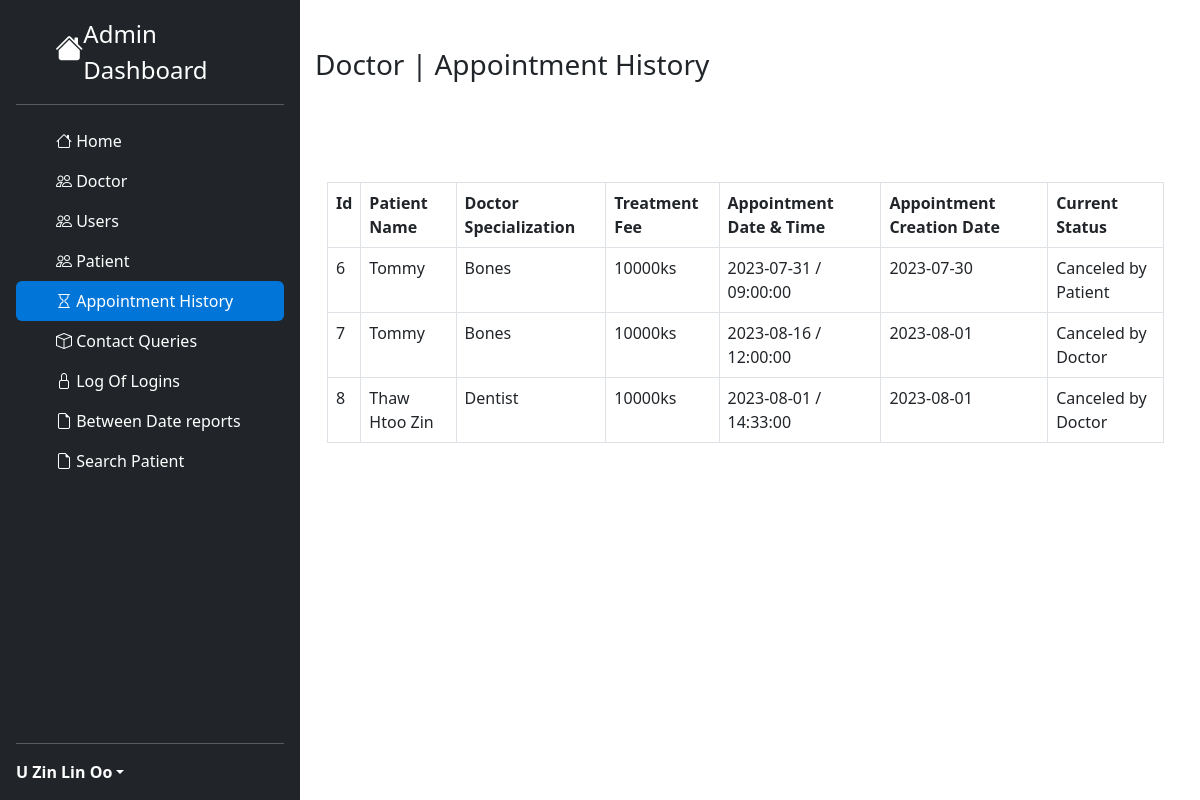
/admin/appointmenthistory.php (signed in), run on the app's committed database.
### tables this page shows
CREATE TABLE `doctors` (
  `id` int(11) NOT NULL,
  `specialization` int(11) NOT NULL,
  `name` varchar(255) NOT NULL,
  `address` varchar(255) NOT NULL,
  `fees` int(11) NOT NULL,
  `contactno` bigint(15) NOT NULL,
  `email` varchar(255) NOT NULL,
  `password` varchar(255) NOT NULL,
  `createDate` date NOT NULL DEFAULT current_timestamp(),
  `updateDate` date NOT NULL DEFAULT current_timestamp()
);

CREATE TABLE `appointment` (
  `id` int(11) NOT NULL,
  `doctor` varchar(255) NOT NULL,
  `specialization` int(11) NOT NULL,
  `date` date NOT NULL,
  `time` time NOT NULL,
  `user_appointed` int(11) NOT NULL,
  `create_date` date NOT NULL DEFAULT current_timestamp(),
  `status` varchar(255) NOT NULL
);

CREATE TABLE `users` (
  `id` int(11) NOT NULL,
  `username` varchar(255) NOT NULL,
  `email` varchar(255) NOT NULL,
  `password` varchar(255) NOT NULL,
  `phone` bigint(15) NOT NULL
);

CREATE TABLE `specialization` (
  `id` int(11) NOT NULL,
  `specialization` varchar(255) NOT NULL
);

### Controller/queries.ctr.php (called while the page is built, shortened)
<?php
require 'connecttodb.pdo.php';
class queries
{
  public function selectall($table)
  {
    global $pdo;
    $stmt = $pdo->prepare("SELECT * FROM $table");
    $stmt->execute();
    return $stmt->fetchall();
  }
  public function select($table, $id)
  {
    global $pdo;
    $stmt = $pdo->prepare("SELECT * FROM $table WHERE id=$id");
    $stmt->execute();
    return $stmt->fetch(PDO::FETCH_ASSOC);
  }
}
?>

### admin/appointmenthistory.php (the view, shortened to what this page needs)
<?php
include '../Resources/bootstrap.res.php';
include '../Controller/queries.ctr.php';
$query = new queries();
$bootstrap = new bootstrap();
?>
<!DOCTYPE html>
<html lang="en" dir="ltr">
  <head>
  </head>
  <?php
  $bootstrap->csslink();
  $bootstrap->inconlink();
  ?>
  <body>
    <?php
    $datas = $query->selectall('appointment');
    ?>
    <div class="row" style="margin: 0px !important; margin-left: -12px !important;">
      <div class="col-3">
        <?php
        include 'sidebar.php';
        ?>
      </div>
      <div class="col-9">
        <div class="container mt-5">
          <h3>Doctor | Appointment History</h3>
          <div class="container" style="margin-top:100px;">
            <table class="table table-stripe table-bordered table-hover">
              <tr>
                <th>Id</th>
                <th>Patient Name</th>
                <th>Doctor Specialization</th>
                <th>Treatment Fee</th>
                <th>Appointment Date & Time</th>
                <th>Appointment Creation Date</th>
                <th>Current Status</th>
              </tr>
              <?php
              foreach ($datas as $data) {
                $docid = $data['doctor'];
                $userid = $data['user_appointed'];
                $patientname = $query->select('users', $userid);
                $docname = $query->select('doctors', $docid);
                $specid = $data['specialization'];
                $docspec = $query->select('specialization', $specid);
                ?>
              <tr>
                <td><?php echo $data['id']; ?></td>
                <td><?php echo $patientname['username']; ?></td>
                <td><?php echo $docspec['specialization']; ?></td>
                <td><?php echo $docname['fees']; ?>ks</td>
                <td><?php echo $data['date'] . " / " . $data['time'];?></td>
                <td><?php echo $data['create_date']; ?></td>
                <td><?php if($data['status'] == 1){ echo "Active"; }elseif($data['status'] == 3){ echo "Canceled by Doctor";}else{ echo "Canceled by Patient";} ?></td>
              </tr>
              <?php
            }
            ?>
            </table>
          </div>
        </div>
      </div>
    </div>
  </body>
</html>

### Resources/bootstrap.res.php (shortened to what this page needs)
<?php
class bootstrap{
  public function csslink()
  {
    echo '<link href="https://cdn.jsdelivr.net/npm/bootstrap@5.3.0-alpha1/dist/css/bootstrap.min.css" rel="stylesheet">';
  }
  public function inconlink()
  {
    echo '<link rel="stylesheet" href="https://cdn.jsdelivr.net/npm/bootstrap-icons@1.10.5/font/bootstrap-icons.css">';
  }
}
?>

### admin/sidebar.php (shortened to what this page needs)
<div class="d-flex flex-column flex-shrink-0 p-3 text-white bg-dark" style="width: 25%; height:100%; position:fixed;">
    <a href="/HospitalProgram/users/" class="d-flex align-items-center mb-3 mb-md-0 me-md-auto text-white text-decoration-none">
      <svg class="" width="40" height="32"><i class="bi bi-house-fill h3"></i></svg>
      <span class="fs-4">Admin Dashboard</span>
    </a>
    <hr>
    <ul class="nav nav-pills flex-column mb-auto">
      <li class="nav-item">
        <a href="/HospitalProgram/admin/" class="nav-link home" aria-current="page">
          <svg class="bi me-2" width="16" height="16"><i class="bi bi-house"></i> </svg>
          Home
        </a>
      </li>
      <li>
        <a href="/HospitalProgram/admin/appointmenthistory.php" class="nav-link text-white doctor" data-bs-toggle="collapse" data-bs-target="#doc-collapse" aria-expanded="true">
          <svg class="bi me-2" width="16" height="16"><i class="bi bi-people"></i></svg>
          Doctor
        </a>
      </li>
      <li>
        <a href="/HospitalProgram/admin/appointmenthistory.php" class="nav-link text-white user" data-bs-toggle="collapse" data-bs-target="#user-collapse" aria-expanded="true">
          <svg class="bi me-2" width="16" height="16"><i class="bi bi-people"></i></svg>
          Users
        </a>
      </li>
      <li>
        <a href="/HospitalProgram/admin/appointmenthistory.php" class="nav-link text-white patient" data-bs-toggle="collapse" data-bs-target="#patient-collapse" aria-expanded="true">
          <svg class="bi me-2" width="16" height="16"><i class="bi bi-people"></i></svg>
          Patient
        </a>
      </li>
      <li>
        <a href="/HospitalProgram/admin/appointmenthistory.php" class="nav-link text-white appointmenthistory">
          <svg class="bi me-2" width="16" height="16"><i class="bi bi-hourglass"></i></svg>
          Appointment History
        </a>
      </li>
      <li>
        <a href="/HospitalProgram/admin/message.php" class="nav-link text-white message" data-bs-toggle="collapse" data-bs-target="#queires-collapse" aria-expanded="true">
          <svg class="bi me-2" width="16" height="16"><i class="bi bi-box"></i></svg>
          Contact Queries
        </a>
      </li>
      <li>
        <a href="/HospitalProgram/admin/message.php" class="nav-link text-white loginlog" data-bs-toggle="collapse" data-bs-target="#lock-collapse" aria-expanded="true">
          <svg class="bi me-2" width="16" height="16"><i class="bi bi-lock"></i></svg>
          Log Of Logins
        </a>
      </li>
      <li>
        <a href="/HospitalProgram/admin/bwreport.php" class="nav-link text-white betweendatereport">
          <svg class="bi me-2" width="16" height="16"><i class="bi bi-file-earmark"></i></svg>
          Between Date reports
        </a>
      </li>
      <li>
        <a href="/HospitalProgram/admin/searchpatient.php" class="nav-link text-white patientsearch">
          <svg class="bi me-2" width="16" height="16"><i class="bi bi-file-earmark"></i></svg>
          Search Patient
        </a>
      </li>
    </ul>
    <hr>
    <div class="dropdown">
      <a href="#" class="d-flex align-items-center text-white text-decoration-none dropdown-toggle" id="dropdownUser1" data-bs-toggle="dropdown" aria-expanded="false">
        <?php
        $id = $_SESSION['userid'];
        $doctordatadata = $query->select('doctors', $id);
        ?>
        <strong><?php echo $doctordatadata['name']; ?></strong>
      </a>
    </div>
  </div>

### admin/appointmenthistory.php (style rules this page uses)
.home { color: white !important; }
.appointmenthistory { background-color: #0275d8 !important; }

### data on the page
doctors: name "U Zin Lin Oo"
appointment: id "6", users.username "Tommy", specialization.specialization "Bones", doctors.fees "10000", date "2023-07-31", time "09:00:00", create_date "2023-07-30", status "Canceled by Patient"
appointment: id "7", users.username "Tommy", specialization.specialization "Bones", doctors.fees "10000", date "2023-08-16", time "12:00:00", create_date "2023-08-01", status "Canceled by Doctor"
appointment: id "8", users.username "Thaw Htoo Zin", specialization.specialization "Dentist", doctors.fees "10000", date "2023-08-01", time "14:33:00", create_date "2023-08-01", status "Canceled by Doctor"
